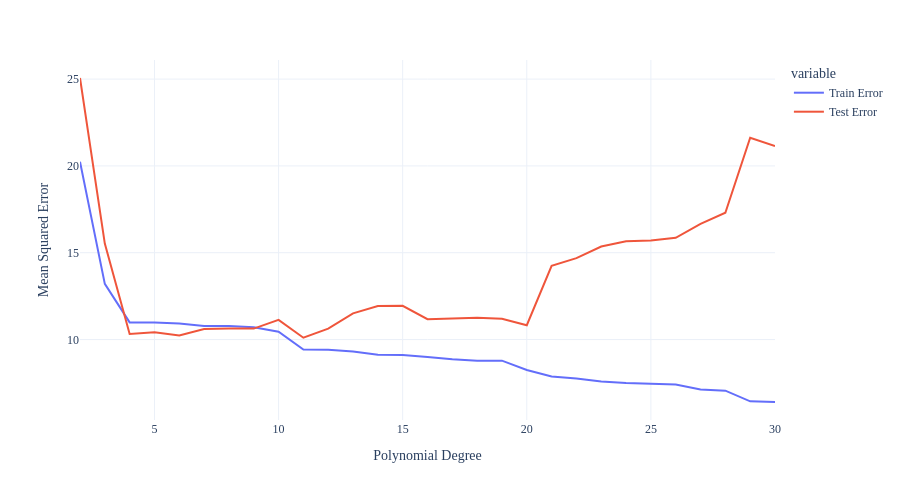

Notebook cell for this chart:
### Markdown cell above
<div class="alert alert-success">

### Discuss: Which degree should we choose?

</div>

### Code cell
errs.index = errs.index + 1
fig = px.line(errs.iloc[:-1])
fig.update_layout(showlegend=True, xaxis_title='Polynomial Degree', yaxis_title='Mean Squared Error')
fig

### Figure 1 — Plotly figure (JSON) as saved in the notebook; plotly's stock layout.template omitted (floating-point values rounded to 4 significant figures)
{"data": [{"hovertemplate": "variable=Train Error<br>index=%{x}<br>value=%{y}<extra></extra>", "legendgroup": "Train Error", "line": {"color": "#636efa", "dash": "solid"}, "marker": {"symbol": "circle"}, "mode": "lines", "name": "Train Error", "orientation": "v", "showlegend": true, "type": "scatter", "x": [2, 3, 4, 5, 6, 7, 8, 9, 10, 11, 12, 13, 14, 15, 16, 17, 18, 19, 20, 21, 22, 23, 24, 25, 26, 27, 28, 29, 30], "xaxis": "x", "y": [20.24, 13.2, 10.99, 10.98, 10.93, 10.78, 10.78, 10.7, 10.44, 9.426, 9.405, 9.304, 9.129, 9.109, 8.99, 8.861, 8.783, 8.781, 8.244, 7.867, 7.751, 7.583, 7.498, 7.474, 7.412, 7.124, 7.053, 6.441, 6.401], "yaxis": "y"}, {"hovertemplate": "variable=Test Error<br>index=%{x}<br>value=%{y}<extra></extra>", "legendgroup": "Test Error", "line": {"color": "#EF553B", "dash": "solid"}, "marker": {"symbol": "circle"}, "mode": "lines", "name": "Test Error", "orientation": "v", "showlegend": true, "type": "scatter", "x": [2, 3, 4, 5, 6, 7, 8, 9, 10, 11, 12, 13, 14, 15, 16, 17, 18, 19, 20, 21, 22, 23, 24, 25, 26, 27, 28, 29, 30], "xaxis": "x", "y": [25.06, 15.52, 10.32, 10.42, 10.23, 10.61, 10.64, 10.63, 11.13, 10.1, 10.63, 11.51, 11.93, 11.94, 11.17, 11.22, 11.26, 11.2, 10.82, 14.25, 14.68, 15.36, 15.67, 15.71, 15.86, 16.66, 17.3, 21.62, 21.14], "yaxis": "y"}], "layout": {"height": 500, "legend": {"title": {"text": "variable"}, "tracegroupgap": 0}, "margin": {"t": 60}, "showlegend": true, "width": 900, "xaxis": {"anchor": "y", "domain": [0, 1], "title": {"text": "Polynomial Degree"}}, "yaxis": {"anchor": "x", "domain": [0, 1], "title": {"text": "Mean Squared Error"}}}}
